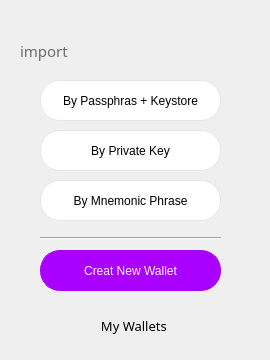
     <widget class="QWidget" name="page">
      <widget class="QWidget" name="importForm" native="true">
       <property name="geometry">
        <rect>
         <x>0</x>
         <y>30</y>
         <width>261</width>
         <height>321</height>
        </rect>
       </property>
       <widget class="QToolButton" name="mw_2">
        <property name="geometry">
         <rect>
          <x>60</x>
          <y>280</y>
          <width>141</width>
          <height>31</height>
         </rect>
        </property>
        <property name="font">
         <font>
          <family>微软雅黑</family>
          <pointsize>10</pointsize>
         </font>
        </property>
        <property name="styleSheet">
         <string notr="true">border:0px;
</string>
        </property>
        <property name="text">
         <string>  My Wallets</string>
        </property>
        <property name="icon">
         <iconset>
          <normaloff>pic/mw0.png</normaloff>pic/mw0.png</iconset>
        </property>
        <property name="iconSize">
         <size>
          <width>200</width>
          <height>200</height>
         </size>
        </property>
        <property name="popupMode">
         <enum>QToolButton::DelayedPopup</enum>
        </property>
        <property name="toolButtonStyle">
         <enum>Qt::ToolButtonTextBesideIcon</enum>
        </property>
        <property name="autoRaise">
         <bool>true</bool>
        </property>
       </widget>
       <widget class="QLabel" name="label_4">
        <property name="geometry">
         <rect>
          <x>20</x>
          <y>10</y>
          <width>71</width>
          <height>21</height>
         </rect>
        </property>
        <property name="font">
         <font>
          <family>微软雅黑 Light</family>
          <pointsize>11</pointsize>
         </font>
        </property>
        <property name="styleSheet">
         <string notr="true">color: rgb(109, 109, 109);</string>
        </property>
        <property name="text">
         <string>import</string>
        </property>
       </widget>
       <widget class="Line" name="line_28">
        <property name="geometry">
         <rect>
          <x>40</x>
          <y>200</y>
          <width>181</width>
          <height>16</height>
         </rect>
        </property>
        <property name="orientation">
         <enum>Qt::Horizontal</enum>
        </property>
       </widget>
       <widget class="QPushButton" name="import_Pri">
        <property name="geometry">
         <rect>
          <x>40</x>
          <y>100</y>
          <width>181</width>
          <height>41</height>
         </rect>
        </property>
        <property name="font">
         <font>
          <family>Arial</family>
          <pointsize>9</pointsize>
          <weight>9</weight>
          <italic>false</italic>
          <bold>false</bold>
         </font>
        </property>
        <property name="cursor">
         <cursorShape>PointingHandCursor</cursorShape>
        </property>
        <property name="styleSheet">
         <string notr="true">border-width: 1px;
border-color: rgb(230, 230, 230);
background-color: rgb(255, 255, 255);
color: rgb(0, 0, 0);
border-radius:20px;
border-style:solid; 
font: 75 9pt &quot;Arial&quot;;</string>
        </property>
        <property name="text">
         <string>By Private Key</string>
        </property>
       </widget>
       <widget class="QPushButton" name="creat_new_wallet">
        <property name="geometry">
         <rect>
          <x>40</x>
          <y>220</y>
          <width>181</width>
          <height>41</height>
         </rect>
        </property>
        <property name="font">
         <font>
          <family>Arial</family>
          <pointsize>9</pointsize>
          <weight>9</weight>
          <italic>false</italic>
          <bold>false</bold>
         </font>
        </property>
        <property name="cursor">
         <cursorShape>PointingHandCursor</cursorShape>
        </property>
        <property name="styleSheet">
         <string notr="true">border-width: 1px;
border-color: rgb(170, 0, 255);
background-color: rgb(170, 0, 255);
font: 75 9pt &quot;Arial&quot;;
color: rgb(255, 255, 255);
border-radius:20px;
border-style:solid; 
</string>
        </property>
        <property name="text">
         <string>Creat New Wallet</string>
        </property>
       </widget>
       <widget class="QPushButton" name="import_Keystore">
        <property name="geometry">
         <rect>
          <x>40</x>
          <y>50</y>
          <width>181</width>
          <height>41</height>
         </rect>
        </property>
        <property name="font">
         <font>
          <family>Arial</family>
          <pointsize>9</pointsize>
          <weight>9</weight>
          <italic>false</italic>
          <bold>false</bold>
         </font>
        </property>
        <property name="cursor">
         <cursorShape>PointingHandCursor</cursorShape>
        </property>
        <property name="styleSheet">
         <string notr="true">border-width: 1px;
border-color: rgb(230, 230, 230);
background-color: rgb(255, 255, 255);
color: rgb(0, 0, 0);
border-radius:20px;
border-style:solid; 
font: 75 9pt &quot;Arial&quot;;</string>
        </property>
        <property name="text">
         <string>By Passphras + Keystore</string>
        </property>
       </widget>
       <widget class="QPushButton" name="import_MP">
        <property name="geometry">
         <rect>
          <x>40</x>
          <y>150</y>
          <width>181</width>
          <height>41</height>
         </rect>
        </property>
        <property name="font">
         <font>
          <family>Arial</family>
          <pointsize>9</pointsize>
          <weight>9</weight>
          <italic>false</italic>
          <bold>false</bold>
         </font>
        </property>
        <property name="cursor">
         <cursorShape>PointingHandCursor</cursorShape>
        </property>
        <property name="styleSheet">
         <string notr="true">border-width: 1px;
border-color: rgb(230, 230, 230);
background-color: rgb(255, 255, 255);
color: rgb(0, 0, 0);
border-radius:20px;
border-style:solid; 
font: 75 9pt &quot;Arial&quot;;</string>
        </property>
        <property name="text">
         <string>By Mnemonic Phrase</string>
        </property>
       </widget>
      </widget>
     </widget>
